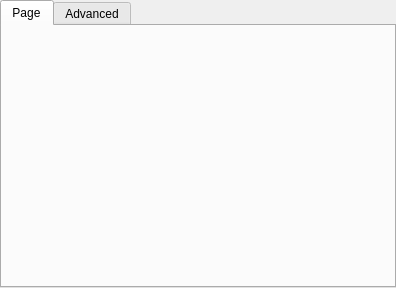
<ui version="4.0" >
 <class>QPrintPropertiesWidget</class>
 <widget class="QWidget" name="QPrintPropertiesWidget" >
  <property name="geometry" >
   <rect>
    <x>0</x>
    <y>0</y>
    <width>396</width>
    <height>288</height>
   </rect>
  </property>
  <property name="windowTitle" >
   <string>Form</string>
  </property>
  <layout class="QVBoxLayout" name="verticalLayout_4" >
   <property name="margin" >
    <number>0</number>
   </property>
   <item>
    <widget class="QTabWidget" name="tabs" >
     <property name="currentIndex" >
      <number>0</number>
     </property>
     <widget class="QWidget" name="tabPage" >
      <property name="geometry" >
       <rect>
        <x>0</x>
        <y>0</y>
        <width>392</width>
        <height>261</height>
       </rect>
      </property>
      <attribute name="title" >
       <string>Page</string>
      </attribute>
      <layout class="QHBoxLayout" name="horizontalLayout" >
       <item>
        <widget class="QPageSetupWidget" native="1" name="pageSetup" />
       </item>
      </layout>
     </widget>
     <widget class="QWidget" name="cupsPropertiesPage" >
      <attribute name="title" >
       <string>Advanced</string>
      </attribute>
      <layout class="QHBoxLayout" name="horizontalLayout_2" >
       <item>
        <widget class="QTreeView" name="treeView" >
         <property name="alternatingRowColors" >
          <bool>true</bool>
         </property>
        </widget>
       </item>
      </layout>
     </widget>
    </widget>
   </item>
  </layout>
 </widget>
 <customwidgets>
  <customwidget>
   <class>QPageSetupWidget</class>
   <extends>QWidget</extends>
   <header>qpagesetupdialog_unix_p.h</header>
   <container>1</container>
  </customwidget>
 </customwidgets>
 <connections/>
</ui>
